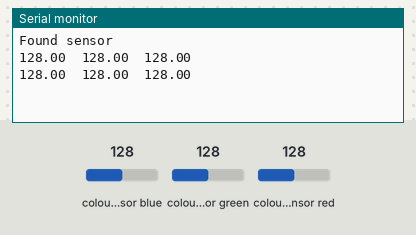
This sketch was run on a simulated Arduino Uno, built with avr-gcc and run on an emulated ATmega328P. Parts: the last lines printed to the serial monitor. Inputs (shaded band) come from the test bench; at power-on: colour sensor blue 128, colour sensor green 128, colour sensor red 128.

Above: at 2.0 s.
2.1 s: colour sensor blue set to 5
At 2.9 s:
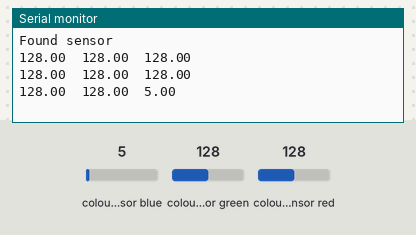
3.6 s: colour sensor green set to 5
At 3.6 s:
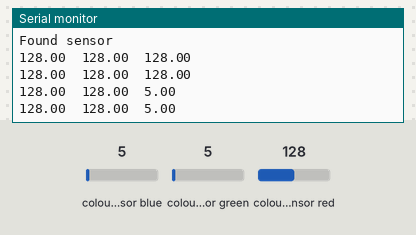
5.1 s: colour sensor red set to 5
At 6.6 s:
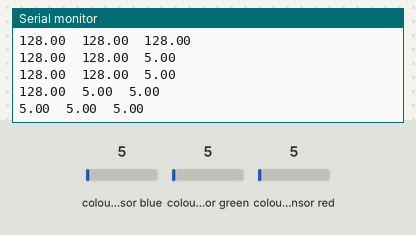

Measured:
- after the input at 2.1 s, the serial monitor: prints a new line after 0.24 s (image 1)
- after the input at 5.1 s, the serial monitor: prints a new line after 0.57 s (image 3)

The sketch:

test_tcs.ino
```cpp
#include <Adafruit_TCS34725.h>
Adafruit_TCS34725 tcs =Adafruit_TCS34725(TCS34725_INTEGRATIONTIME_50MS, TCS34725_GAIN_4X);

void setup() {
 Serial.begin(9600);

 if (tcs.begin()) {
   Serial.println("Found sensor");
 } else {
   Serial.println("No TCS34725 found ... check your connections");
   while (1); // halt!
 }
}

void loop() {
 float r, g, b;
 tcs.setInterrupt(false);  // turn on LED
 delay(60);  // takes 50ms to read but we don't need it anymore
 tcs.getRGB(&r, &g, &b);
 tcs.setInterrupt(true);

 Serial.println("\n\n\n" + String(r) + "\t" + String(g) + "\t" + String(b));
 delay(1000);
}
```
